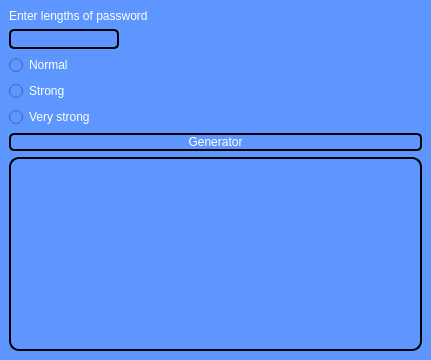
<?xml version="1.0" encoding="UTF-8"?>
<ui version="4.0">
 <class>MainWindow</class>
 <widget class="QMainWindow" name="MainWindow">
  <property name="geometry">
   <rect>
    <x>0</x>
    <y>0</y>
    <width>431</width>
    <height>360</height>
   </rect>
  </property>
  <property name="windowTitle">
   <string>MainWindow</string>
  </property>
  <property name="styleSheet">
   <string notr="true">background-color: rgb(94, 150, 255);
color: rgb(255, 255, 255);</string>
  </property>
  <widget class="QWidget" name="centralwidget">
   <layout class="QVBoxLayout" name="verticalLayout">
    <item>
     <widget class="QLabel" name="label">
      <property name="text">
       <string>Enter lengths of password</string>
      </property>
     </widget>
    </item>
    <item>
     <widget class="QLineEdit" name="length_text">
      <property name="sizePolicy">
       <sizepolicy hsizetype="Fixed" vsizetype="Fixed">
        <horstretch>0</horstretch>
        <verstretch>0</verstretch>
       </sizepolicy>
      </property>
      <property name="styleSheet">
       <string notr="true">border: 2px solid Black;
border-radius: 5px;</string>
      </property>
      <property name="alignment">
       <set>Qt::AlignLeading|Qt::AlignLeft|Qt::AlignTop</set>
      </property>
     </widget>
    </item>
    <item>
     <widget class="QRadioButton" name="radio_normal">
      <property name="text">
       <string>Normal</string>
      </property>
     </widget>
    </item>
    <item>
     <widget class="QRadioButton" name="radio_strong">
      <property name="text">
       <string>Strong</string>
      </property>
     </widget>
    </item>
    <item>
     <widget class="QRadioButton" name="radio_very_strong">
      <property name="text">
       <string>Very strong</string>
      </property>
     </widget>
    </item>
    <item>
     <widget class="QPushButton" name="generate">
      <property name="styleSheet">
       <string notr="true">border: 2px solid Black;
border-radius: 5px;</string>
      </property>
      <property name="text">
       <string>Generator</string>
      </property>
     </widget>
    </item>
    <item>
     <widget class="QLineEdit" name="password_output">
      <property name="sizePolicy">
       <sizepolicy hsizetype="Expanding" vsizetype="Expanding">
        <horstretch>0</horstretch>
        <verstretch>0</verstretch>
       </sizepolicy>
      </property>
      <property name="styleSheet">
       <string notr="true">border: 2px solid Black;
border-radius: 10px;</string>
      </property>
      <property name="text">
       <string/>
      </property>
      <property name="alignment">
       <set>Qt::AlignLeading|Qt::AlignLeft|Qt::AlignTop</set>
      </property>
      <property name="readOnly">
       <bool>true</bool>
      </property>
     </widget>
    </item>
   </layout>
  </widget>
 </widget>
 <resources/>
 <connections/>
</ui>
